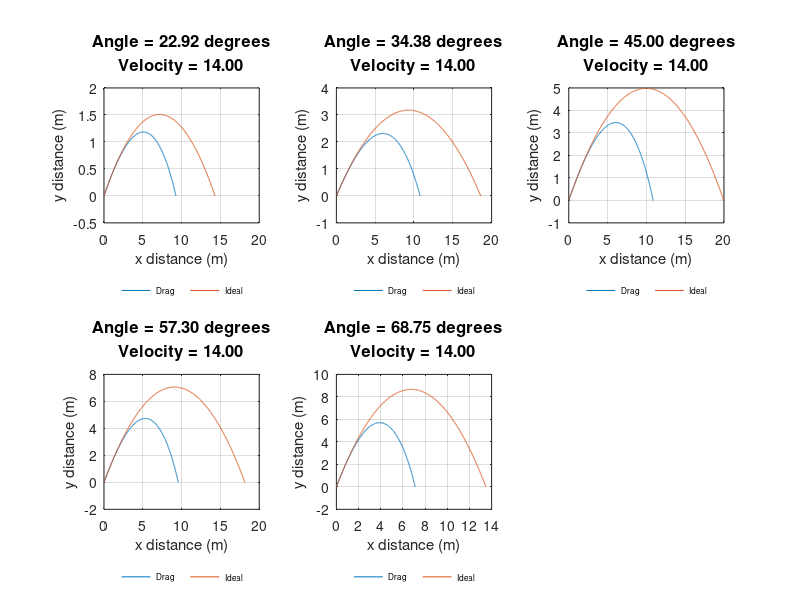

This figure's MATLAB source:
clear 
clc
close all

  m=0.080
  A=pi*(7.5*10^(-2))^2 
  C=.45
  rho= 1.225 
  g=9.81
  D=rho*C*A/(2*m)
  fin1 = 0
  fin2 = 0
    
    delta_t= .001 
    angle = [0.4, 0.6, pi/4, 1.0, 1.2];
    
    numberOfAngles = length(angle);
    for k = 1 : numberOfAngles
        theta = angle(k)
                
        x(1)=0;
        y(1)=0;
        x2(1)=0;
        y2(1)=0;
        t(1)=0; 
        t2(1)=0; 
        v=14;
        
        vx=v*cos(theta);
        vy=v*sin(theta);
        vx2=v*cos(theta);
        vy2=v*sin(theta);

        
        i=1;
        while min(y2)> -.0001
            ay2=-g;
            ax2=0.0;
            vx2=vx2;
            vy2=vy2+ay2*delta_t;
            x2(i+1)=x2(i)+vx2*delta_t+.5*ax2*delta_t^2;
            y2(i+1)=y2(i)+vy2*delta_t+.5*ay2*delta_t^2;
            t2(i+1)=t2(i)+delta_t;
            i=i+1;
            fin1=i;
        end
        fin1;
        
        i=1; 
        while min(y)> -.0001
            cv=(vx*vx+vy*vy)^0.5;
            ax=-(D)*cv*vx;
            ay=-g-(D)*cv*vy;
            vx= vx + ax*delta_t;
            vy= vy + ay*delta_t;
            x(i+1)=x(i)+vx*delta_t+.5*ax*delta_t^2;
            y(i+1)=y(i)+vy*delta_t+.5*ay*delta_t^2;
            t(i+1)=t(i)+delta_t;
            i=i+1;
            fin2=i;
        end
        fin2;
      
          %disp(x(i-1));
          %disp(y(i-1));
          subplot(2, 3, k);
          plot(x,y,'-',x2,y2,'-')
          %legend({'', 'No Drag'},'FontSize',8)
          legend({'Drag','Ideal'},'FontSize',6,'Location','southoutside','NumColumns',2)
          legend('boxoff')
          legend('show')
          xlabel('x distance (m)')
          ylabel('y distance (m)')
          caption = sprintf('Angle = %.2f degrees\n Velocity = %.2f ',theta*180/pi, v);
          grid on;
          title(caption, 'FontSize', 12);
        
       tip = 1;
       while tip <= fin1
         x2(tip) = 0.0;
         y2(tip) = 0.0;
         t2(tip) = 0.0;
         tip=tip+1;
       end
       
       tip = 1;
       while tip <= fin2
         x(tip) = 0.0;
         y(tip) = 0.0;
         t(tip) = 0.0;
         tip=tip+1;
       end
       
    end
    print -djpg Plots.pdf

    set(gcf, 'units','normalized','outerposition',[0 0 1 1]);
